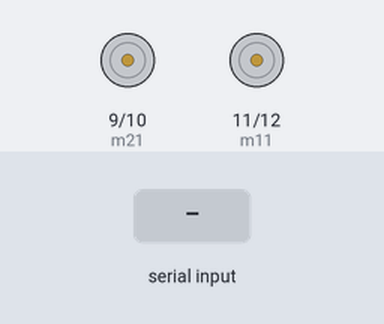
A sketch run on a simulated Arduino Uno, built with avr-gcc and run on an emulated ATmega328P. Shown: motor-driver pin pairs drawn as motors (green arrow = first pin HIGH = forward, orange = second pin HIGH = backward, longer = more drive). Inputs (shaded band) come from the test bench.

Above: at 1.2 s.
1.3 s: "1" received over Serial
At 1.6 s:
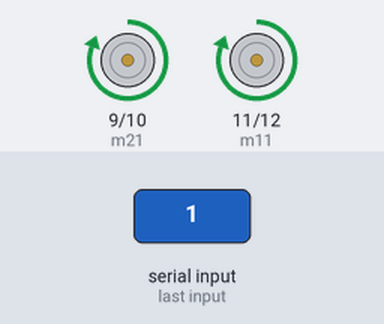
3.8 s: "4" received over Serial
At 4.6 s:
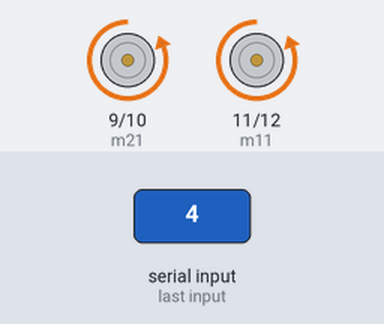
6.3 s: "2" received over Serial
At 6.9 s:
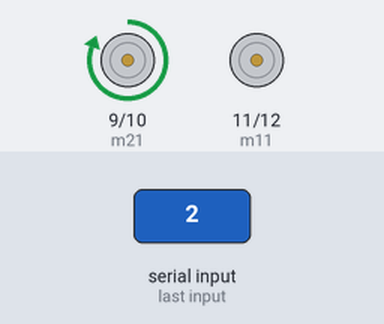
8.8 s: "3" received over Serial
At 9.6 s:
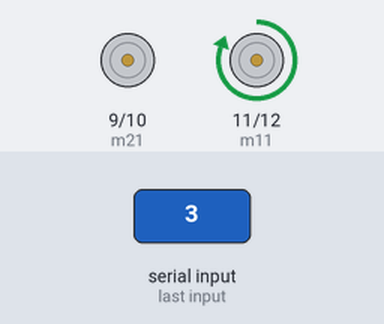
Timing chart, 0 to 11.8 s (numbered marks = the images above; inputs shaded):
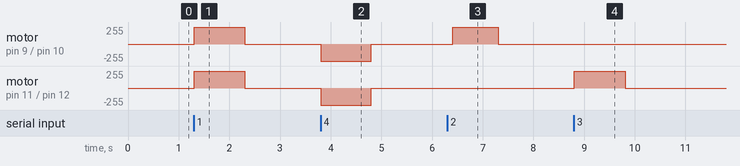

The sketch:

movements.ino
```cpp
char text;
String se = "hihi";
int counter =0;
unsigned long startTime = 0;

#define m11 11    // موتور راست
#define m12 12
#define m21 9    // موتور چپ
#define m22 10


void forward()
{
   digitalWrite(m11, HIGH);
   digitalWrite(m12, LOW);
   digitalWrite(m21, HIGH);
   digitalWrite(m22, LOW);
}

void backward()
{
   digitalWrite(m11, LOW);
   digitalWrite(m12, HIGH);
   digitalWrite(m21, LOW);
   digitalWrite(m22, HIGH);
}

void left()
{
   digitalWrite(m11, HIGH);
   digitalWrite(m12, LOW);
   delay(100);
   digitalWrite(m21, LOW);
   digitalWrite(m22, LOW);
}

void right()
{
   digitalWrite(m11, LOW);
   digitalWrite(m12, LOW);
   delay(100);
   digitalWrite(m21, HIGH);
   digitalWrite(m22, LOW);
}

void Stop()
{
   digitalWrite(m11, LOW);
   digitalWrite(m12, LOW);
   digitalWrite(m21, LOW);
   digitalWrite(m22, LOW);
}

void setup() {
  Serial.begin(9600); // تنظیم نرخ ارتباط سریال
  pinMode(m11, OUTPUT); // تنظیم به عنوان خروجی
  pinMode(m12, OUTPUT);
  pinMode(m21, OUTPUT);
  pinMode(m22, OUTPUT);
}

void loop() {

  delay(10);
  text = Serial.read();

  if(text !='1' && text !='2' && text !='3' && text !='4')
  {
   if (millis() - startTime > 1000){
    Stop();
    }
  }


  if (text=='1')
  {

    forward();
    startTime = millis();
  }

   else if (text=='4')
  {
    startTime = millis();
    backward();
  }

   else if (text=='2')
  {
    startTime = millis();
    right();
  }

   else if (text=='3')
  {
    startTime = millis();
    left();
  }


}
```

Measured:
- after the input at 1.3 s, motor on pin 9 (m21) / pin 10 (m22), motor on pin 11 (m11) / pin 12 (m12): stopped → forward 255/255 at once, → stopped 1.0 s later
- after the input at 3.8 s, motor on pin 9 (m21) / pin 10 (m22), motor on pin 11 (m11) / pin 12 (m12): stopped → backward 255/255 at once, → stopped 1.0 s later
- after the input at 6.3 s, motor on pin 9 (m21) / pin 10 (m22): stopped → forward 255/255 after 0.11 s, → stopped 0.90 s later
- after the input at 8.8 s, motor on pin 11 (m11) / pin 12 (m12): stopped → forward 255/255 at once, → stopped 1.0 s later
